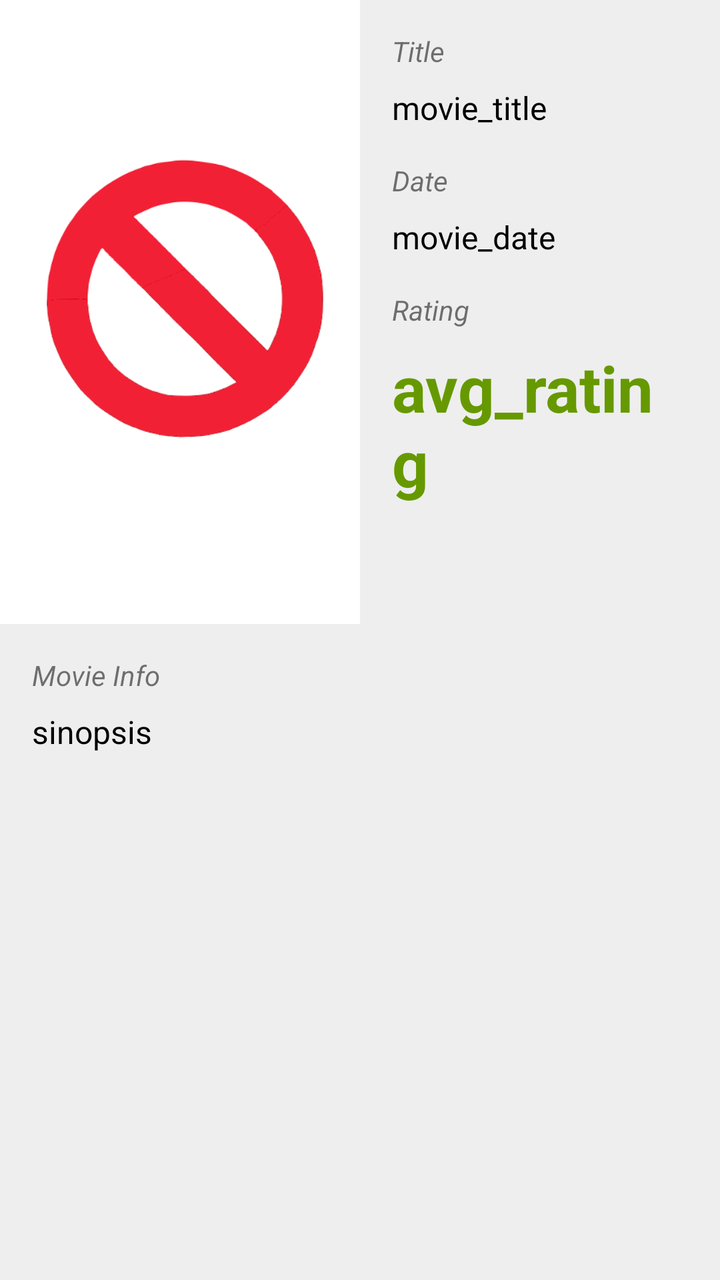
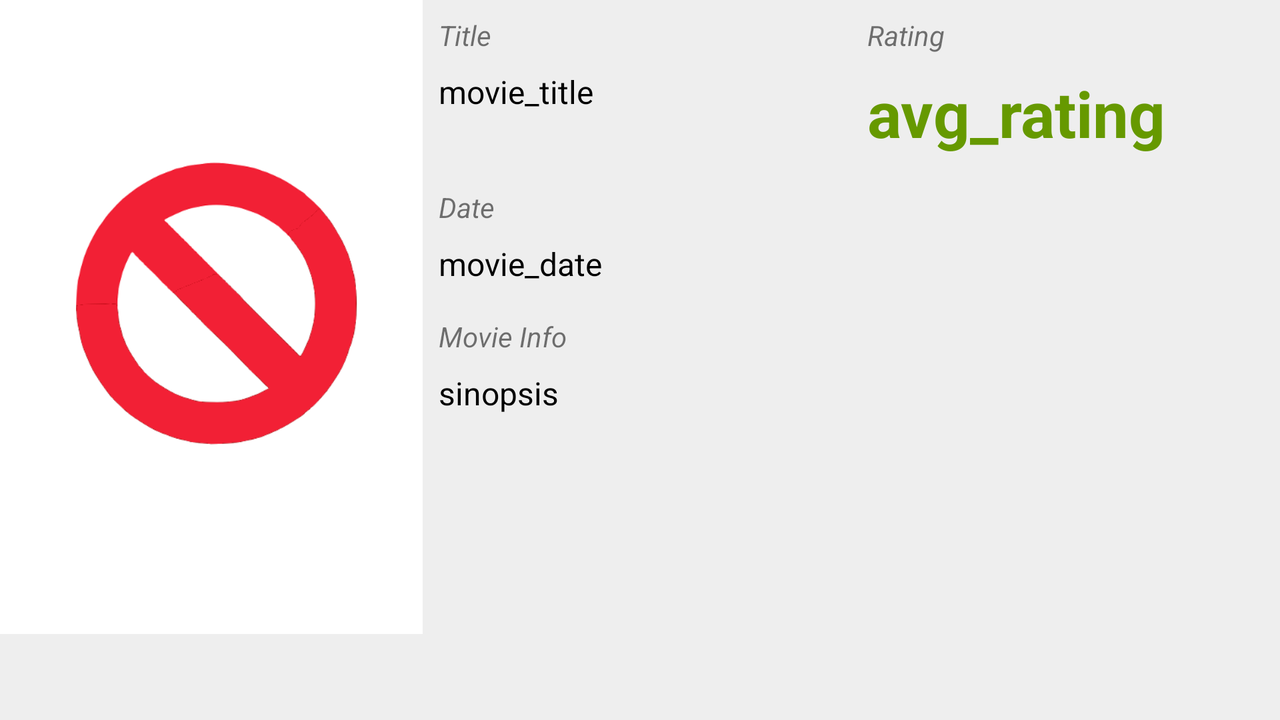

One screen, two layout resources from the same app: the default and the repository's alternative for another configuration. Each is rendered where Android would select it; the XML of both is given below.
<!-- AndroidManifest.xml: application theme AppTheme -->
<!-- res/layout/activity_movie_detail.xml -->
<?xml version="1.0" encoding="utf-8"?>
<android.support.constraint.ConstraintLayout xmlns:android="http://schemas.android.com/apk/res/android"
    xmlns:app="http://schemas.android.com/apk/res-auto"
    xmlns:tools="http://schemas.android.com/tools"
    android:layout_width="match_parent"
    android:layout_height="match_parent"
    android:background="#EEE"
    tools:context=".activities.MovieDetailActivity">

    <ImageView
        android:id="@+id/iv_movie_poster_detail"
        android:layout_width="0dp"
        android:layout_height="0dp"
        android:layout_marginBottom="8dp"
        android:contentDescription="@string/movie_poster"
        android:scaleType="centerCrop"
        app:layout_constraintBottom_toTopOf="@+id/gl_horizontal"
        app:layout_constraintCircleRadius="5dp"
        app:layout_constraintEnd_toStartOf="@+id/gl_vertical"
        app:layout_constraintStart_toStartOf="parent"
        app:layout_constraintTop_toTopOf="parent"
        app:srcCompat="@drawable/forbidden" />

    <TextView
        android:id="@+id/tv_title_label"
        android:layout_width="0dp"
        android:layout_height="wrap_content"
        android:layout_marginEnd="16dp"
        android:layout_marginStart="16dp"
        android:layout_marginTop="16dp"
        android:text="@string/title"
        android:textStyle="italic"
        app:layout_constraintEnd_toEndOf="parent"
        app:layout_constraintStart_toStartOf="@+id/gl_vertical"
        app:layout_constraintTop_toTopOf="parent"
        tools:text="Title" />

    <TextView
        android:id="@+id/tv_title"
        android:layout_width="0dp"
        android:layout_height="wrap_content"
        android:layout_marginEnd="16dp"
        android:layout_marginTop="8dp"
        android:textColor="@android:color/black"
        android:textSize="16sp"
        app:layout_constraintEnd_toEndOf="parent"
        app:layout_constraintStart_toStartOf="@+id/tv_title_label"
        app:layout_constraintTop_toBottomOf="@+id/tv_title_label"
        tools:text="movie_title" />

    <TextView
        android:id="@+id/tv_vote_average_label"
        android:layout_width="0dp"
        android:layout_height="wrap_content"
        android:layout_marginEnd="16dp"
        android:layout_marginTop="16dp"
        android:text="@string/average_rating"
        android:textStyle="italic"
        app:layout_constraintEnd_toEndOf="parent"
        app:layout_constraintStart_toStartOf="@+id/tv_release_date"
        app:layout_constraintTop_toBottomOf="@+id/tv_release_date"
        tools:text="Rating" />

    <TextView
        android:id="@+id/tv_vote_average"
        android:layout_width="0dp"
        android:layout_height="wrap_content"
        android:layout_marginEnd="16dp"
        android:layout_marginTop="8dp"
        android:textAppearance="@style/TextAppearance.AppCompat.Large"
        android:textColor="@android:color/holo_green_dark"
        android:textSize="32sp"
        android:textStyle="bold"
        app:layout_constraintEnd_toEndOf="parent"
        app:layout_constraintStart_toStartOf="@+id/tv_vote_average_label"
        app:layout_constraintTop_toBottomOf="@+id/tv_vote_average_label"
        tools:text="avg_rating" />

    <TextView
        android:id="@+id/tv_release_date_label"
        android:layout_width="0dp"
        android:layout_height="wrap_content"
        android:layout_marginEnd="16dp"
        android:layout_marginTop="16dp"
        android:text="@string/date"
        android:textStyle="italic"
        app:layout_constraintEnd_toEndOf="parent"
        app:layout_constraintStart_toStartOf="@+id/tv_title"
        app:layout_constraintTop_toBottomOf="@+id/tv_title"
        tools:text="Date" />

    <TextView
        android:id="@+id/tv_release_date"
        android:layout_width="0dp"
        android:layout_height="wrap_content"
        android:layout_marginEnd="16dp"
        android:layout_marginTop="8dp"
        android:textColor="@android:color/black"
        android:textSize="16sp"
        app:layout_constraintEnd_toEndOf="parent"
        app:layout_constraintStart_toStartOf="@+id/tv_release_date_label"
        app:layout_constraintTop_toBottomOf="@+id/tv_release_date_label"
        tools:text="movie_date" />

    <TextView
        android:id="@+id/tv_overview_label"
        android:layout_width="match_parent"
        android:layout_height="wrap_content"
        android:layout_marginEnd="16dp"
        android:layout_marginStart="16dp"
        android:layout_marginTop="16dp"
        android:text="@string/movie_info"
        android:textStyle="italic"
        app:layout_constraintEnd_toEndOf="parent"
        app:layout_constraintStart_toStartOf="parent"
        app:layout_constraintTop_toBottomOf="@id/barrier2"
        tools:layout_editor_absoluteY="332dp" />


    <android.support.constraint.Guideline
        android:id="@+id/gl_horizontal"
        android:layout_width="wrap_content"
        android:layout_height="wrap_content"
        android:orientation="horizontal"
        app:layout_constraintGuide_percent="0.5" />

    <android.support.constraint.Guideline
        android:id="@+id/gl_vertical"
        android:layout_width="wrap_content"
        android:layout_height="wrap_content"
        android:orientation="vertical"
        app:layout_constraintGuide_percent="0.5" />

    <ScrollView
        android:layout_width="0dp"
        android:layout_height="0dp"
        android:layout_marginBottom="16dp"
        android:layout_marginEnd="16dp"
        android:layout_marginStart="16dp"
        android:layout_marginTop="8dp"
        app:layout_constraintBottom_toBottomOf="parent"
        app:layout_constraintEnd_toEndOf="parent"
        app:layout_constraintStart_toStartOf="parent"
        app:layout_constraintTop_toBottomOf="@+id/tv_overview_label">

        <TextView
            android:id="@+id/tv_overview"
            android:layout_width="match_parent"
            android:layout_height="wrap_content"
            android:textColor="@android:color/black"
            android:textSize="16sp"
            tools:text="sinopsis" />
    </ScrollView>

    <android.support.constraint.Barrier
        android:id="@+id/barrier2"
        android:layout_width="wrap_content"
        android:layout_height="wrap_content"
        app:barrierDirection="bottom"
        app:constraint_referenced_ids="iv_movie_poster_detail,tv_vote_average"
        tools:layout_editor_absoluteY="602dp" />

</android.support.constraint.ConstraintLayout>
<!-- resources referenced by this layout -->
<resources>
  <!-- drawable forbidden: png bitmap (drawable-v24, 19840 bytes) -->
  <string name="average_rating">Average Rating</string>
  <string name="date">Date</string>
  <string name="movie_info">Movie Info</string>
  <string name="movie_poster">Movie Poster</string>
  <string name="title">Title</string>
  <style name="AppTheme" parent="Theme.AppCompat.Light.DarkActionBar">
          
          <item name="colorPrimary">@color/colorPrimary</item>
          <item name="colorPrimaryDark">@color/colorPrimaryDark</item>
          <item name="colorAccent">@color/colorAccent</item>
  
          
          <item name="preferenceTheme">@style/PreferenceThemeOverlay</item>
      </style>
</resources>
<!-- res/layout-land/activity_movie_detail.xml (the repository's variant of the layout above) -->
<!-- drawn on the phone turned sideways -->
<?xml version="1.0" encoding="utf-8"?>
<android.support.constraint.ConstraintLayout xmlns:android="http://schemas.android.com/apk/res/android"
    xmlns:app="http://schemas.android.com/apk/res-auto"
    xmlns:tools="http://schemas.android.com/tools"
    android:layout_width="match_parent"
    android:layout_height="match_parent"
    android:background="#EEE"
    android:orientation="vertical"
    tools:context=".activities.MovieDetailActivity">

    <ImageView
        android:id="@+id/iv_movie_poster_detail"
        android:layout_width="0dp"
        android:layout_height="0dp"
        android:contentDescription="@string/movie_poster"
        android:scaleType="fitStart"
        app:layout_constraintBottom_toBottomOf="parent"
        app:layout_constraintEnd_toStartOf="@+id/guideline3"
        app:layout_constraintStart_toStartOf="parent"
        app:layout_constraintTop_toTopOf="parent"
        app:srcCompat="@drawable/forbidden" />

    <android.support.constraint.Guideline
        android:id="@+id/guideline3"
        android:layout_width="wrap_content"
        android:layout_height="wrap_content"
        android:orientation="vertical"
        app:layout_constraintGuide_percent="0.33" />

    <ScrollView
        android:layout_width="0dp"
        android:layout_height="match_parent"
        app:layout_constraintBottom_toBottomOf="parent"
        app:layout_constraintEnd_toEndOf="parent"
        app:layout_constraintStart_toStartOf="@+id/guideline3"
        app:layout_constraintTop_toTopOf="parent">

        <android.support.constraint.ConstraintLayout
            android:layout_width="match_parent"
            android:layout_height="wrap_content">

            <android.support.constraint.Guideline
                android:id="@+id/guideline4"
                android:layout_width="wrap_content"
                android:layout_height="wrap_content"
                android:orientation="vertical"
                app:layout_constraintGuide_percent="0.5" />

            <TextView
                android:id="@+id/tv_title_label"
                android:layout_width="0dp"
                android:layout_height="wrap_content"
                android:layout_marginEnd="8dp"
                android:layout_marginStart="8dp"
                android:layout_marginTop="8dp"
                android:text="@string/title"
                android:textStyle="italic"
                app:layout_constraintEnd_toStartOf="@+id/guideline4"
                app:layout_constraintStart_toStartOf="parent"
                app:layout_constraintTop_toTopOf="parent"
                tools:text="Title" />

            <TextView
                android:id="@+id/tv_title"
                android:layout_width="0dp"
                android:layout_height="wrap_content"
                android:layout_marginEnd="8dp"
                android:layout_marginTop="8dp"
                android:textColor="@android:color/black"
                android:textSize="16sp"
                app:layout_constraintEnd_toStartOf="@+id/guideline4"
                app:layout_constraintStart_toStartOf="@+id/tv_title_label"
                app:layout_constraintTop_toBottomOf="@+id/tv_title_label"
                tools:text="movie_title" />

            <TextView
                android:id="@+id/tv_vote_average_label"
                android:layout_width="0dp"
                android:layout_height="wrap_content"
                android:layout_marginEnd="8dp"
                android:layout_marginStart="8dp"
                android:layout_marginTop="8dp"
                android:text="@string/average_rating"
                android:textStyle="italic"
                app:layout_constraintEnd_toEndOf="parent"
                app:layout_constraintStart_toStartOf="@+id/guideline4"
                app:layout_constraintTop_toTopOf="parent"
                tools:text="Rating" />

            <TextView
                android:id="@+id/tv_vote_average"
                android:layout_width="0dp"
                android:layout_height="wrap_content"
                android:layout_marginEnd="8dp"
                android:layout_marginTop="8dp"
                android:textAppearance="@style/TextAppearance.AppCompat.Large"
                android:textColor="@android:color/holo_green_dark"
                android:textSize="32sp"
                android:textStyle="bold"
                app:layout_constraintEnd_toEndOf="parent"
                app:layout_constraintStart_toStartOf="@+id/tv_vote_average_label"
                app:layout_constraintTop_toBottomOf="@+id/tv_vote_average_label"
                tools:text="avg_rating" />

            <TextView
                android:id="@+id/tv_release_date_label"
                android:layout_width="0dp"
                android:layout_height="wrap_content"
                android:layout_marginEnd="8dp"
                android:layout_marginTop="16dp"
                android:text="@string/date"
                android:textStyle="italic"
                app:layout_constraintEnd_toStartOf="@+id/guideline4"
                app:layout_constraintStart_toStartOf="@+id/tv_title"
                app:layout_constraintTop_toBottomOf="@+id/tv_vote_average"
                tools:text="Date" />

            <TextView
                android:id="@+id/tv_release_date"
                android:layout_width="0dp"
                android:layout_height="wrap_content"
                android:layout_marginEnd="8dp"
                android:layout_marginTop="8dp"
                android:textColor="@android:color/black"
                android:textSize="16sp"
                app:layout_constraintEnd_toStartOf="@+id/guideline4"
                app:layout_constraintStart_toStartOf="@+id/tv_release_date_label"
                app:layout_constraintTop_toBottomOf="@+id/tv_release_date_label"
                tools:text="movie_date" />

            <TextView
                android:id="@+id/tv_overview_label"
                android:layout_width="0dp"
                android:layout_height="wrap_content"
                android:layout_marginEnd="8dp"
                android:layout_marginTop="16dp"
                android:text="@string/movie_info"
                android:textStyle="italic"
                app:layout_constraintEnd_toEndOf="parent"
                app:layout_constraintStart_toStartOf="@+id/tv_release_date"
                app:layout_constraintTop_toBottomOf="@+id/tv_release_date" />


            <TextView
                android:id="@+id/tv_overview"
                android:layout_width="0dp"
                android:layout_height="wrap_content"
                android:layout_marginEnd="8dp"
                android:layout_marginTop="8dp"
                android:textColor="@android:color/black"
                android:textSize="16sp"
                app:layout_constraintEnd_toEndOf="parent"
                app:layout_constraintStart_toStartOf="@+id/tv_overview_label"
                app:layout_constraintTop_toBottomOf="@+id/tv_overview_label"
                tools:text="sinopsis" />
        </android.support.constraint.ConstraintLayout>
    </ScrollView>

</android.support.constraint.ConstraintLayout>
